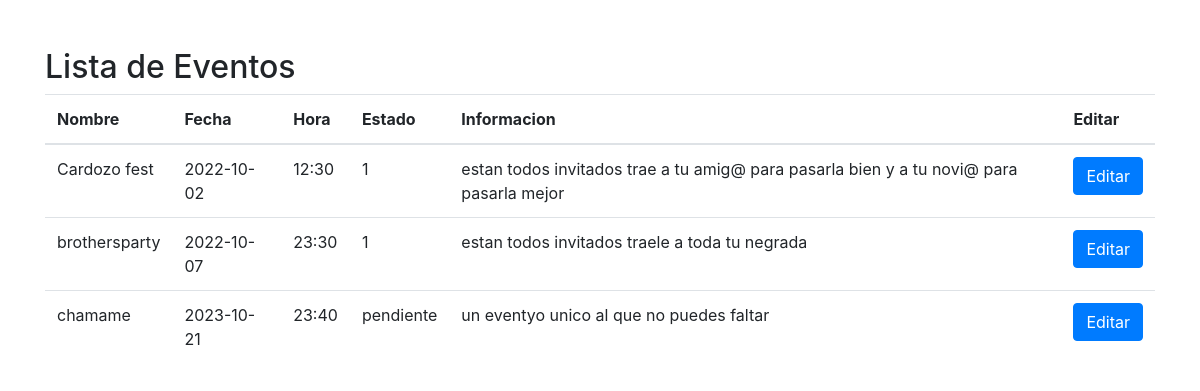
Page /grupo_acyac/paanelactualiar.php on the committed database.
### tables this page shows
CREATE TABLE `eventos` (
  `id` int(11) NOT NULL,
  `nombre` varchar(50) NOT NULL,
  `fecha` date NOT NULL,
  `hora` varchar(11) NOT NULL,
  `lugar` varchar(50) NOT NULL,
  `info` varchar(250) NOT NULL,
  `invitados` varchar(50) NOT NULL,
  `precio` varchar(100) NOT NULL,
  `imagen` varchar(100) NOT NULL,
  `responsable` varchar(100) NOT NULL,
  `capacidad` varchar(100) NOT NULL,
  `contacto` varchar(100) NOT NULL,
  `estado` varchar(100) NOT NULL,
  `tipoEvento` varchar(100) NOT NULL
);

### grupo_acyac/paanelactualiar.php (the view, shortened to what this page needs)
<!DOCTYPE html>
<html lang="es">
<head>
    <link rel="stylesheet" href="https://maxcdn.bootstrapcdn.com/bootstrap/4.5.2/css/bootstrap.min.css">
</head>
<body>
    <div class="container mt-5">
        <h2>Lista de Eventos</h2>
        <?php
        include('db.php');
        $sql = "SELECT * FROM eventos";
        $result = $conn->query($sql);
        if ($result->num_rows > 0) {
            echo '<table class="table">';
            echo '<thead>';
            echo '<tr>';
            echo '<th>Nombre</th>';
            echo '<th>Fecha</th>';
            echo '<th>Hora</th>';
            echo '<th>Estado</th>';
            echo '<th>Informacion</th>';
            echo '<th>Editar</th>';
            echo '</tr>';
            echo '</thead>';
            echo '<tbody>';
            while ($row = $result->fetch_assoc()) {
                echo '<tr>';
                echo '<td>' . $row['nombre'] . '</td>';
                echo '<td>' . $row['fecha'] . '</td>';
                echo '<td>' . $row['hora'] . '</td>';
                echo '<td>' . $row['estado'] . '</td>';
                echo '<td>' . $row['info'] . '</td>';
                echo '<td><button class="btn btn-primary" onclick="editarEvento(' . $row['id'] . ')">Editar</button></td>';
                echo '</tr>';
            }
            echo '</tbody>';
            echo '</table>';
        } else {
            echo "No se encontraron eventos.";
        }
        ?>
    </div>
</body>
</html>

### rows in the picture
eventos: nombre "Cardozo fest", fecha "2022-10-02", hora "12:30", estado "1", info "estan todos invitados trae a tu amig@ para pasarla bien y a tu novi@ para pasarla mejor"
eventos: nombre "brothersparty", fecha "2022-10-07", hora "23:30", estado "1", info "estan todos invitados traele a toda tu negrada"
eventos: nombre "chamame", fecha "2023-10-21", hora "23:40", estado "pendiente", info "un eventyo unico al que no puedes faltar"
